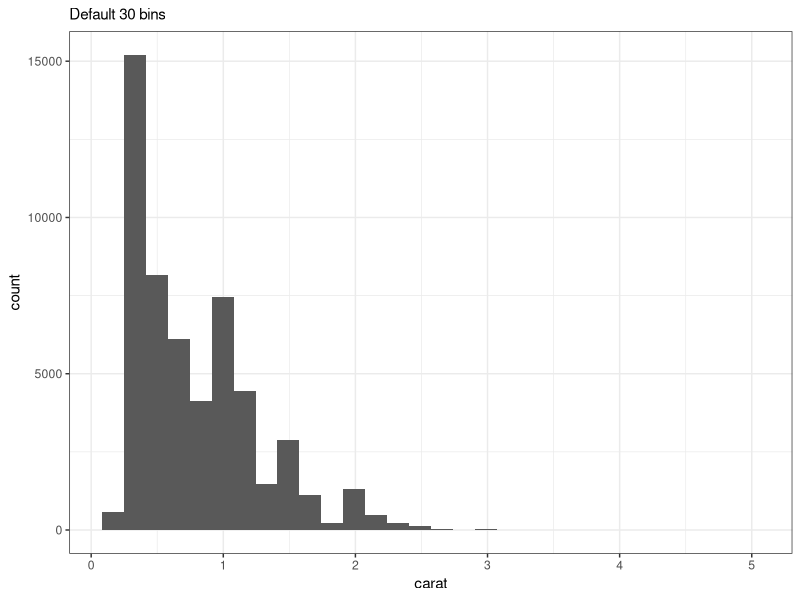
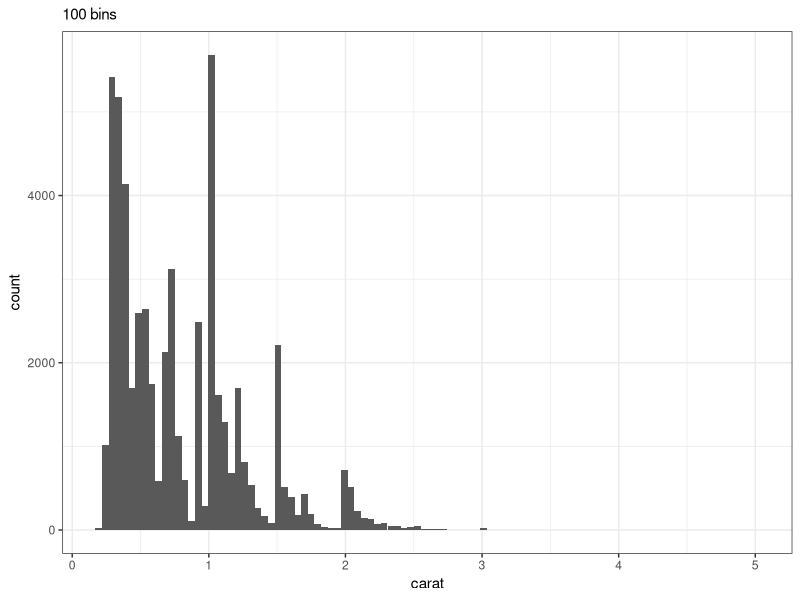
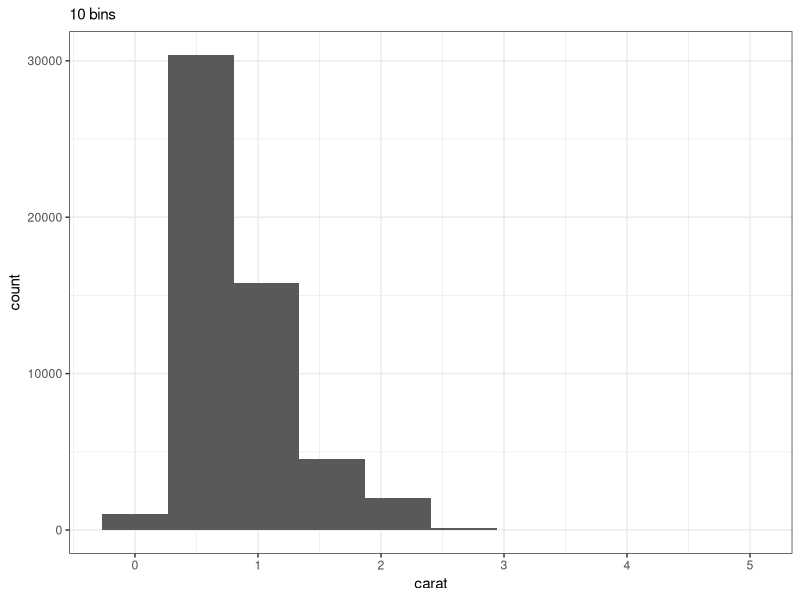
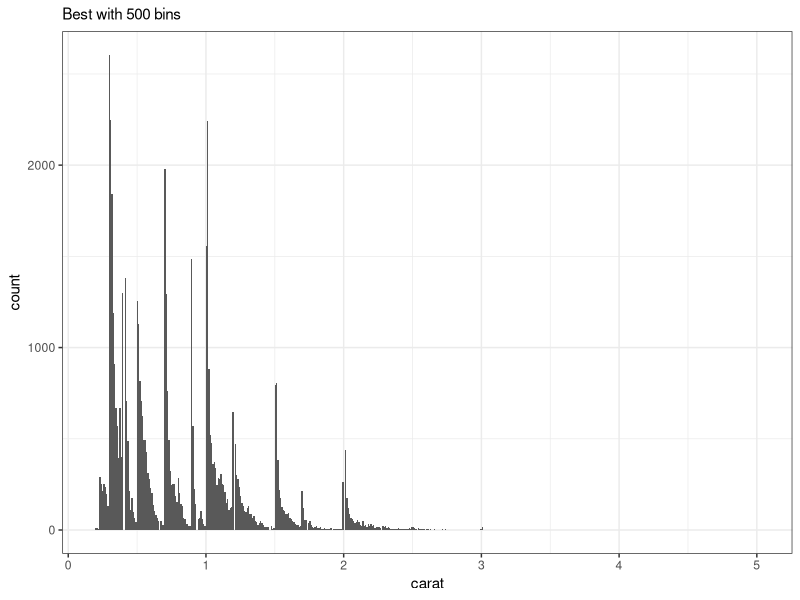
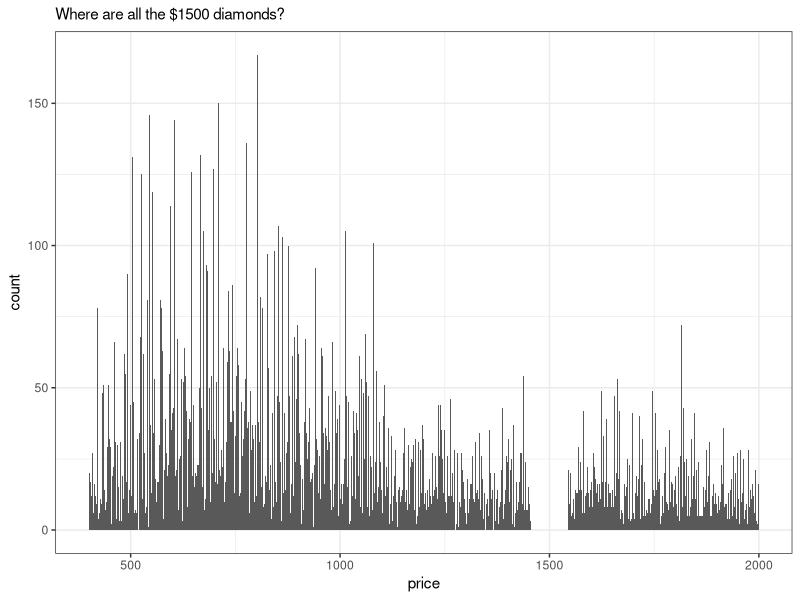
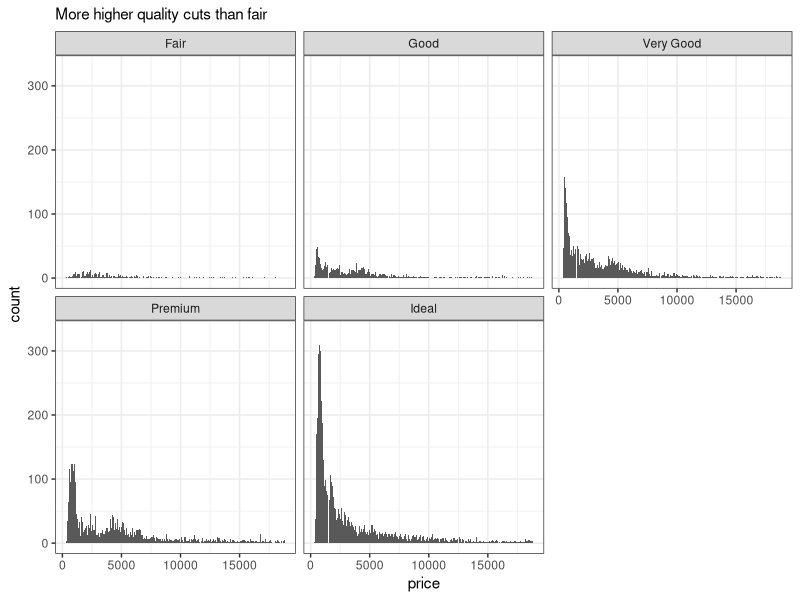
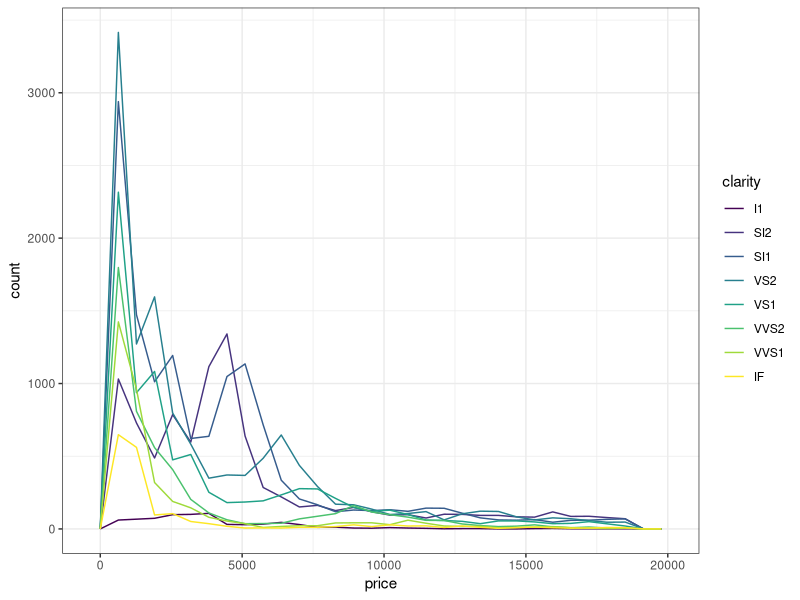
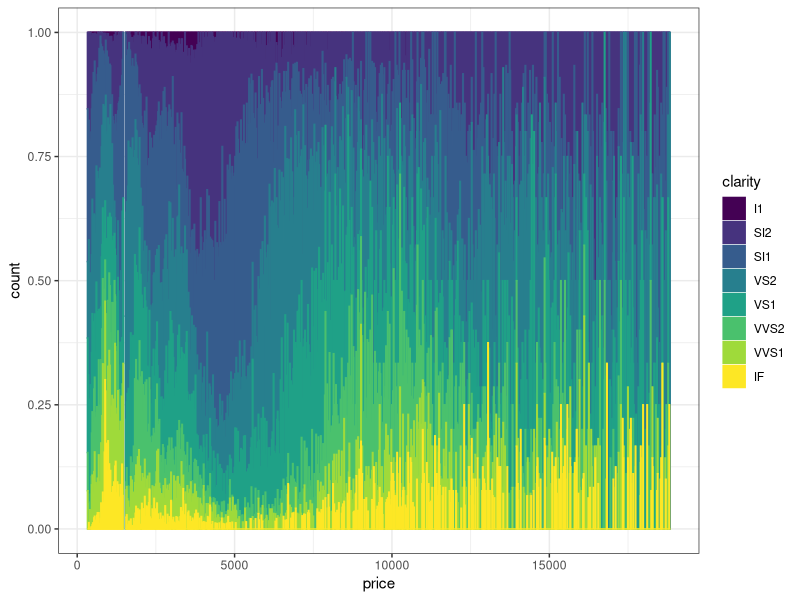

These charts were generated, in order, by the following R code:
## ---- chunk 1

library(tidyverse)

# set global theme for graphs
theme_set(theme_bw())

## ---- chunk 2

# default
diamonds %>%
  ggplot(aes(carat)) +
  geom_histogram(bins = 30) +
  labs(subtitle = "Default 30 bins")

# more bins
diamonds %>%
  ggplot(aes(carat)) +
  geom_histogram(bins = 100)  +
  labs(subtitle = "100 bins")

# less bins
diamonds %>%
  ggplot(aes(carat)) +
  geom_histogram(bins = 10)  +
  labs(subtitle = "10 bins")

# even more bins
diamonds %>%
  ggplot(aes(carat)) +
  geom_histogram(bins = 500)  +
  labs(subtitle = "Best with 500 bins")

## ---- chunk 3

diamonds %>%
  ggplot(aes(price)) +
  geom_histogram(bins = 1000) +
  xlim(400, 2000) +
  labs(subtitle = "Where are all the $1500 diamonds?")

diamonds %>%
  ggplot(aes(price)) +
  facet_wrap(~cut) +
  geom_histogram(bins = 1000) +
  #xlim(400, 5000) +
  labs(subtitle = "More higher quality cuts than fair")
## ---- chunk 4

diamonds %>%
  ggplot(aes(price, fill = clarity, color = clarity)) +
  geom_freqpoly()

diamonds %>%
  ggplot(aes(price, fill = clarity, color = clarity)) +
  geom_histogram(bins = 1000, position = "fill", na.rm = TRUE)

diamonds %>%
  ggplot(aes(price, clarity)) +
  geom_boxplot()

diamonds %>%
  ggplot(aes(price, clarity)) +
  geom_violin()

## ---- chunk 5

diamonds %>%
  ggplot(aes(depth)) +
  geom_freqpoly(binwidth = 0.1, size = 5) +
  geom_density(color = "darkred", fill = "darkred", size = 3) +
  labs(subtitle = "Original overlay")
  
diamonds %>%
  ggplot(aes(depth)) +
  geom_freqpoly(binwidth = 0.1, size = 5,
                aes(y = ..density..)) +
  geom_density(color = "darkred", fill = "darkred", alpha = 0.5) +
  labs(subtitle = "Geom freqpoly with aes(y = ..density..)")

# https://stackoverflow.com/questions/37404002/geom-density-to-match-geom-histogram-binwitdh
diamonds %>%
  ggplot(aes(depth)) +
  geom_freqpoly(binwidth = 0.1, size = 5) +
  geom_density(aes(y = 0.1 * ..count..),
               color = "darkred", fill = "darkred", alpha = 0.5) +
  labs(subtitle = "Geom denisty with aes(y =binwidth * ..count..)")
  

